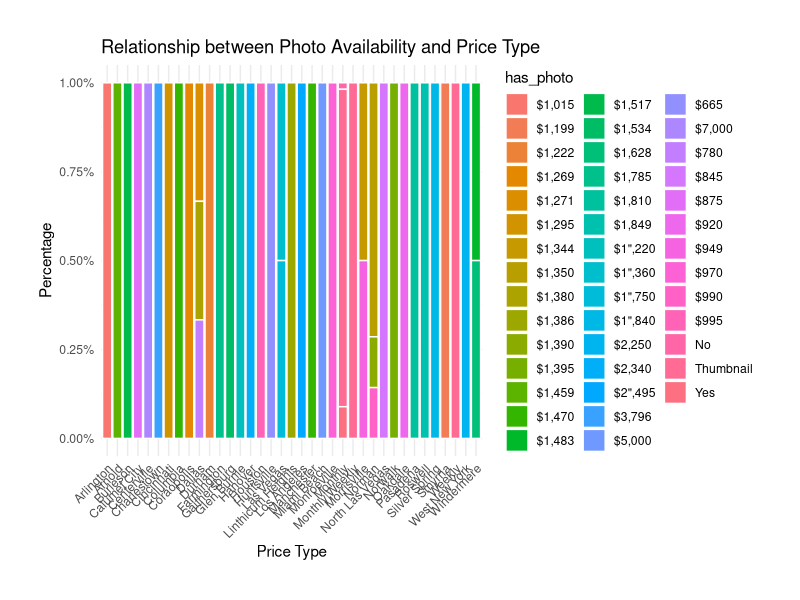
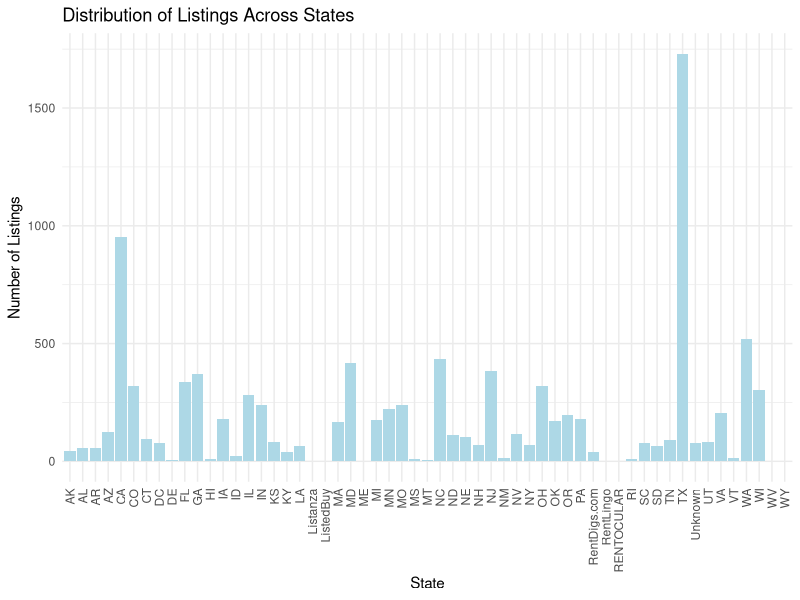
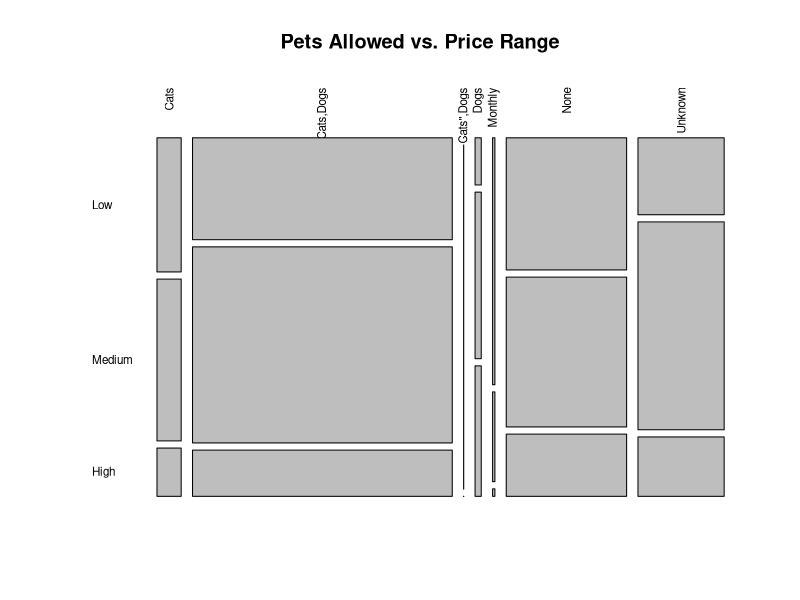
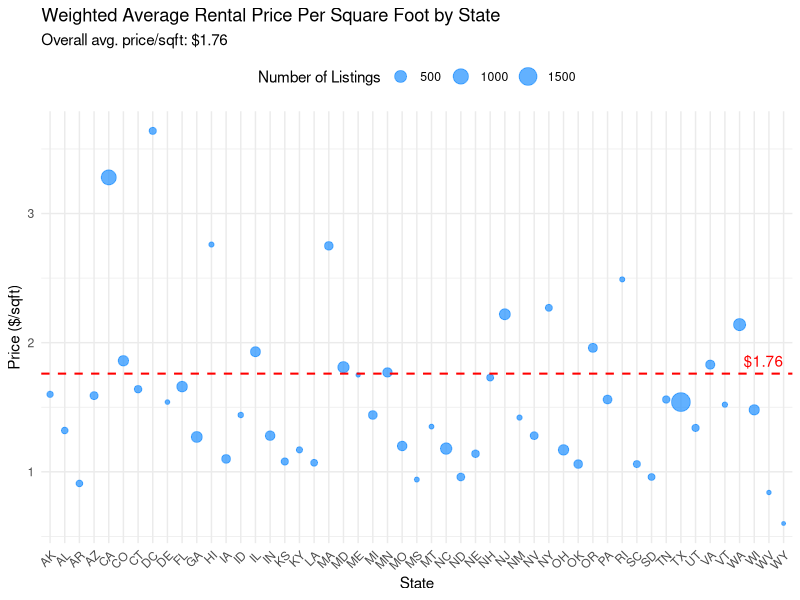
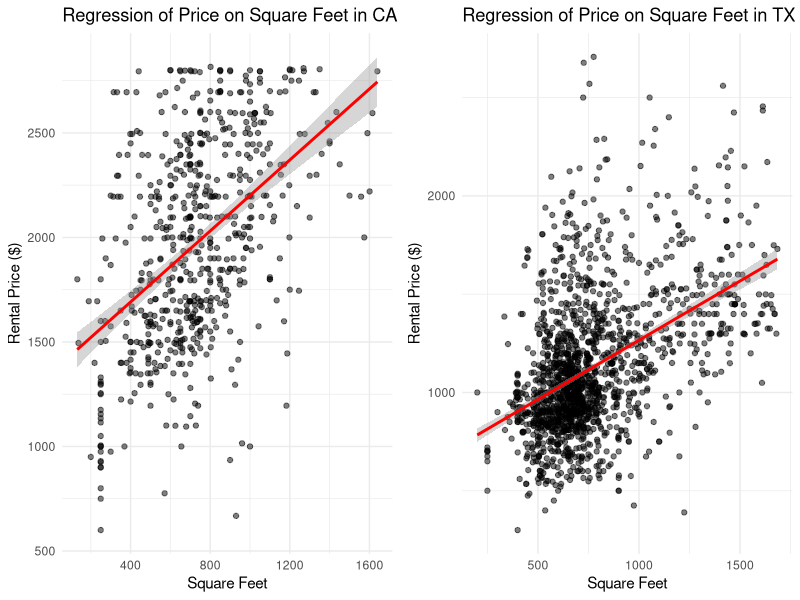
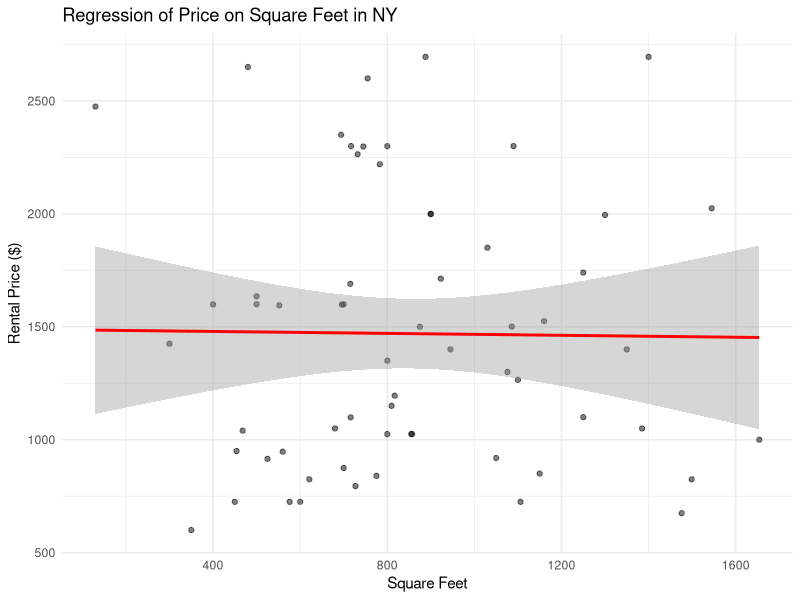
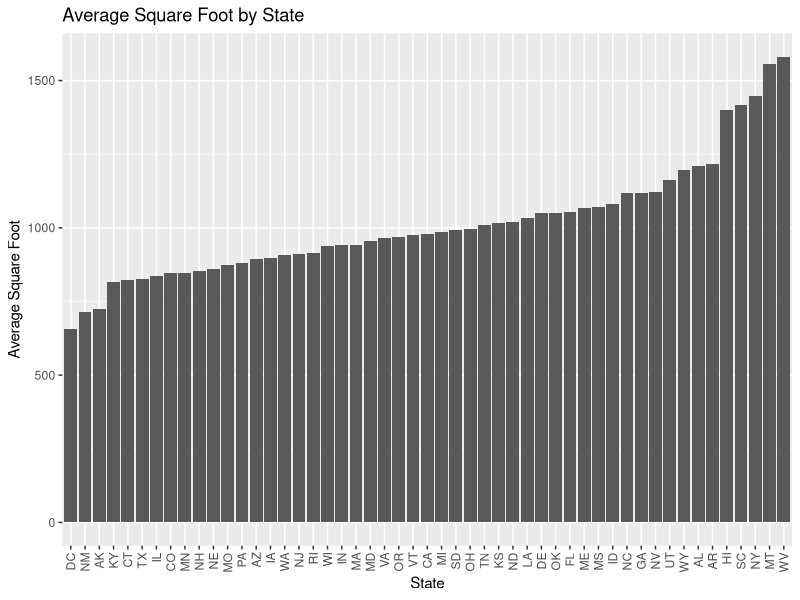

The R source for these figures, in order:
## ---- chunk 1
knitr::opts_chunk$set(echo = FALSE)
## ---- chunk 2

################################################################################
# Chi-Square Test on the Relationship Between Photo Availability and Price Type
################################################################################

# Load necessary libraries
if (!require(readxl)) {
  install.packages("readxl")
}
library(readxl)

if (!require(tidyverse)) {
  install.packages("tidyverse")
}
library(tidyverse)

# Read the dataset
data <- read_excel("cleaned_data.xlsx")

# Creating a contingency table for photo availability and price type
contingency_table_photo_price <- table(data$has_photo, data$price_type)

# Performing the Chi-Square Test of Independence
chi_square_test_photo_price <- chisq.test(contingency_table_photo_price)

# Printing the results of the Chi-Square test
print(chi_square_test_photo_price)

# Using ggplot to create a stacked bar plot to show the relationship between photo availability and price type

if (!require(scales)) {
  install.packages("scales")
}
library(scales)

if (!require(ggplot2)) {
  install.packages("ggplot2")
}
library(ggplot2)

ggplot(data, aes(x = price_type, fill = has_photo)) +
  geom_bar(position = "fill", color = "white") +  # Creating a stacked bar plot
  scale_y_continuous(labels = percent_format(scale = 1)) +  # Setting y-axis labels to percentage format
  labs(title = "Relationship between Photo Availability and Price Type",
       x = "Price Type",
       y = "Percentage") +  
  theme_minimal() +  # Using a minimal theme for a cleaner look
  theme(axis.text.x = element_text(angle = 45, hjust = 1),  # Rotating x-axis text for better readability
        plot.margin = unit(c(1, 1, 1, 1), "cm"))  # Adjusting plot margin to prevent clipping

## ---- chunk 3

################################################################
# Chi-Square Test on the Distribution of Listings Across States
################################################################

# Install necessary packages
if (!require(readxl)) {
  install.packages("readxl")
}
library(readxl)

if (!require(tidyverse)) {
  install.packages("tidyverse")
}
library(tidyverse)

# Read the dataset
data <- read_excel("cleaned_data.xlsx")

# Data cleaning
# Check the number of unique states
num_states <- length(unique(data$state))

# Create a vector of expected frequencies
expected_frequencies <- rep(1/num_states, num_states)

# Creating a contingency table of the number of listings in each state
contingency_table <- table(data$state)

# Performing the Chi-Square test
chi_square_test_state <- chisq.test(contingency_table)

# Printing the results of the Chi-Square test
print(chi_square_test_state)

# Visualize the distribution of listings across states using a bar plot
ggplot(data, aes(x = state)) +
  geom_bar(fill = "#ADD8E6") +
  labs(title = "Distribution of Listings Across States",
       x = "State",
       y = "Number of Listings") +
  theme_minimal() +
  theme(axis.text.x = element_text(angle = 90, vjust = 0.5, hjust = 1))

## ---- chunk 4

##################################################################################
# Chi-Square Test on the Relationship Between Pets Allowed Status and Price Range
##################################################################################

# Creating a new variable for price range based on the 'price' variable
data$price_category <- cut(data$price,
                           breaks = c(-Inf, 1000, 2000, Inf),
                           labels = c("Low", "Medium", "High"))

# Creating a contingency table of pets allowed status against price range
contingency_table_pets_price <- table(data$pets_allowed, data$price_category)

# Perform Chi-Square Test
chi_square_test_pets_price <- chisq.test(contingency_table_pets_price)

# Printing the results of the Chi-Square test
print(chi_square_test_pets_price)

mosaicplot(contingency_table_pets_price, main = "Pets Allowed vs. Price Range",
           cex.axis = 0.7, 
           las = 2,   
           mar = c(5, 4, 2, 2) + 0.1)  

## ---- chunk 5

###############################################################################
### SMART Question 9
###############################################################################

# here we have two checks to make sure that the packages are loaded and installed
if (!require(readxl)) {
  install.packages("readxl")
}
library(readxl)

if (!require(knitr)) {
  install.packages("knitr")
}
library(knitr)

if (!require(dplyr)) {
  install.packages("dplyr")
}
library(dplyr)

# Read the Excel file
df <- read_excel("cleaned_data.xlsx")

# List of valid US state abbreviations
valid_states <- c(
    "AL", "AK", "AZ", "AR", "CA", "CO", "CT", "DE", "FL", "GA",
    "HI", "ID", "IL", "IN", "IA", "KS", "KY", "LA", "ME", "MD",
    "MA", "MI", "MN", "MS", "MO", "MT", "NE", "NV", "NH", "NJ",
    "NM", "NY", "NC", "ND", "OH", "OK", "OR", "PA", "RI", "SC",
    "SD", "TN", "TX", "UT", "VT", "VA", "WA", "WV", "WI", "WY"
)

# Update the list of valid US state abbreviations to include DC
valid_states <- c(valid_states, "DC")

# Filter out rows where the state is not in the list of valid states
filtered_df_with_dc <- df[df$state %in% valid_states, ]

# Convert square_feet to numeric, setting any non-numeric values to NA
filtered_df_with_dc$square_feet <- as.numeric(as.character(filtered_df_with_dc$square_feet))

# Check for any non-numeric values that might have been converted to NAs
na_square_feet_count <- sum(is.na(filtered_df_with_dc$square_feet))
#cat("Number of NA values in square_feet:", na_square_feet_count, "\n")

# Compute the average rental price per square foot and the count of observations for each state
statewise_stats <- filtered_df_with_dc %>%
  filter(!is.na(square_feet) & square_feet > 0) %>%
  group_by(state) %>%
  summarize(
    avg_price_per_sqft = round(mean(price / square_feet, na.rm = TRUE), 2),
    count = n()
  )

# Compute the weighted average rental price per square foot for each state
statewise_stats$weighted_avg_price_per_sqft <- statewise_stats$avg_price_per_sqft * statewise_stats$count

# Compute the overall weighted average rental price per square foot for the entire dataset
overall_weighted_avg_price_per_sqft <- sum(statewise_stats$weighted_avg_price_per_sqft) / sum(statewise_stats$count)

# install the package if necessary, and load it in
if (!require(ggplot2)) {
  install.packages("ggplot2")
}
library(ggplot2)

# Create a bubble plot with adjusted red line label and legend position
bubble_plot <- ggplot(statewise_stats, aes(x = state, y = avg_price_per_sqft, size = count)) +
  geom_point(alpha = 0.7, color = "dodgerblue") +
  geom_hline(yintercept = overall_weighted_avg_price_per_sqft, color = "red", linetype="dashed", size=0.7) +
  annotate("text", x = max(statewise_stats$state), y = overall_weighted_avg_price_per_sqft + 0.1, 
           label = paste0("$", round(overall_weighted_avg_price_per_sqft, 2)), color = "red", hjust = "right") +
  labs(
    title = "Weighted Average Rental Price Per Square Foot by State",
    subtitle = paste0("Overall avg. price/sqft: $", round(overall_weighted_avg_price_per_sqft, 2)),
    x = "State",
    y = "Price ($/sqft)",
    size = "Number of Listings"
  ) +
  theme_minimal() +
  theme(
    axis.text.x = element_text(angle = 45, hjust = 1),  # Rotate x-axis labels by 45 degrees
    legend.position = "top"  # Move the legend to the top
  )

# Display the plot
bubble_plot

## ---- chunk 6

###############################################################################
### SMART Question 10
###############################################################################

# Load necessary packages
if (!require(dplyr)) {
  install.packages("dplyr")
}
library(dplyr)

if (!require(purrr)) {
  install.packages("purrr")
}
library(purrr)

if (!require(tidyr)) {
  install.packages("tidyr")
}
library(tidyr)

if (!require(ggplot2)) {
  install.packages("ggplot2")
}
library(ggplot2)

# Remove outliers
remove_outliers <- function(data, column_name) {
  Q1 <- quantile(data[[column_name]], 0.25, na.rm = TRUE)
  Q3 <- quantile(data[[column_name]], 0.75, na.rm = TRUE)
  IQR <- Q3 - Q1
  
  filter_condition <- (data[[column_name]] >= (Q1 - 1.5 * IQR)) & (data[[column_name]] <= (Q3 + 1.5 * IQR))
  return(data[filter_condition,])
}

filtered_df_no_outliers <- remove_outliers(filtered_df_with_dc, "price")
filtered_df_no_outliers <- remove_outliers(filtered_df_no_outliers, "square_feet")

# Group the data by state and apply the linear regression model to each group, with square_feet as the predictor and price as the response
regression_results <- filtered_df_no_outliers %>%
  group_by(state) %>%
  nest() %>%
  mutate(
    model = map(data, ~ lm(price ~ square_feet, data = .)),
    intercept = map_dbl(model, ~ coef(.)[1]),
    slope = map_dbl(model, ~ coef(.)[2]),
    r_squared = map_dbl(model, ~ summary(.)$r.squared)
  ) %>%
  select(state, intercept, slope, r_squared)

# Display the regression results by state
#print(regression_results)

plot_width <- 5
plot_height <- 3

# As an example, visualize the regression line for the states CA, NY, and TX
selected_states <- c("CA", "NY", "TX")
plots <- list()

for (state in selected_states) {
  state_data <- filter(filtered_df_no_outliers, state == !!state)
  
  plot <- ggplot(state_data, aes(x = square_feet, y = price)) +
    geom_point(alpha = 0.5) +
    geom_smooth(method = "lm", color = "red") +
    labs(
      title = paste0("Regression of Price on Square Feet in ", state),
      x = "Square Feet",
      y = "Rental Price ($)"
    ) +
    theme_minimal()
  
  plots[[state]] <- plot
}

# Display the plots for the selected states
#lapply(plots, print)


# Filter for the states CA, NY, and TX and select the slope column
#selected_slopes <- regression_results %>%
#  filter(state %in% selected_states) %>%
#  select(slope)

# install the package if necessary, and load it in
if (!require(gridExtra)) {
  install.packages("gridExtra")
}
library(gridExtra)


# Assuming plots for CA and TX are stored in plots[["CA"]] and plots[["TX"]] respectively
grid.arrange(plots[["CA"]], plots[["TX"]], ncol=2)

## ---- chunk 7
print(plots[["NY"]])
## ---- chunk 8

# Load necessary packages
if (!require(readxl)) {
  install.packages("readxl")
}
library(readxl)

if (!require(dplyr)) {
  install.packages("dplyr")
}
library(dplyr)

if (!require(ggplot2)) {
  install.packages("ggplot2")
}
library(ggplot2)

# Load the data
data <- read_excel("cleaned_data.xlsx")

# Filter out non-states
valid_states <- c(
    "AL", "AK", "AZ", "AR", "CA", "CO", "CT", "DE", "FL", "GA",
    "HI", "ID", "IL", "IN", "IA", "KS", "KY", "LA", "ME", "MD",
    "MA", "MI", "MN", "MS", "MO", "MT", "NE", "NV", "NH", "NJ",
    "NM", "NY", "NC", "ND", "OH", "OK", "OR", "PA", "RI", "SC",
    "SD", "TN", "TX", "UT", "VT", "VA", "WA", "WV", "WI", "WY", "DC"
)
data <- data[data$state %in% valid_states,]

# Convert square_feet to numeric
data$square_feet <- as.numeric(data$square_feet)

# Drop rows with NA in square_feet
data <- data[!is.na(data$square_feet),]

# Calculate the average square foot by state
avg_sqft_by_state <- data %>%
  group_by(state) %>%
  summarize(avg_sqft = mean(square_feet, na.rm = TRUE)) %>%
  arrange(-avg_sqft)  # Sort in descending order

# Plot the result with the states on the x-axis and sorted bars
ggplot(avg_sqft_by_state, aes(x = reorder(state, avg_sqft), y = avg_sqft)) +
  geom_bar(stat = "identity") +
  theme(axis.text.x = element_text(angle = 90, vjust = 0.5, hjust=1)) +  # Rotate x-axis labels for better visibility
  labs(title = "Average Square Foot by State", x = "State", y = "Average Square Foot")

